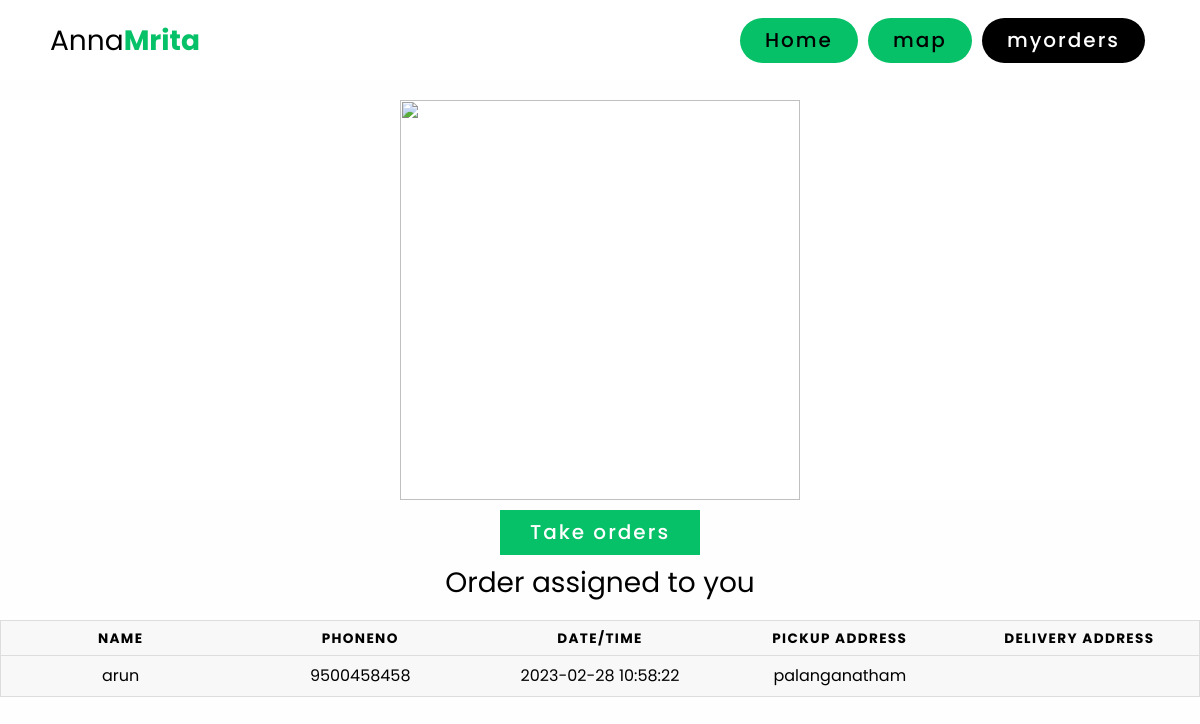
Screenshot of /delivery/deliverymyord.php (signed in) with the database file from the repository.
### tables this page shows
CREATE TABLE `food_donations` (
  `Fid` int(11) NOT NULL,
  `name` varchar(50) NOT NULL,
  `email` varchar(60) NOT NULL,
  `food` varchar(50) NOT NULL,
  `type` text NOT NULL,
  `category` text NOT NULL,
  `quantity` text NOT NULL,
  `date` datetime DEFAULT current_timestamp(),
  `address` text NOT NULL,
  `location` varchar(50) NOT NULL,
  `phoneno` varchar(25) NOT NULL,
  `assigned_to` int(11) DEFAULT NULL,
  `delivery_by` int(11) DEFAULT NULL
);

### delivery/deliverymyord.php (the view, shortened to what this page needs)
<?php
 include("connect.php");
$id=$_SESSION['Did'];
?>
<!DOCTYPE html>
<html lang="en">
<head>
    <link rel="stylesheet" href="delivery.css">
    <link rel="stylesheet" href="../home.css">
</head>
<body>
<header>
        <div class="logo">Anna<b style="color: #06C167;">Mrita</b></div>
        <nav class="nav-bar">
            <ul>
                <li><a href="delivery.php" >Home</a></li>
                <li><a href="openmap.php" >map</a></li>
                <li><a href="deliverymyord.php"  class="active">myorders</a></li>
            </ul>
        </nav>
    </header>
    <br>
        <div class="itm" >
            <img src="../img/delivery.gif" alt="" width="400" height="400">
        </div>
        <div class="get">
            <?php
$sql = "SELECT fd.Fid AS Fid, fd.name,fd.phoneno,fd.date,fd.delivery_by, fd.address as From_address,
ad.name AS delivery_person_name, ad.address AS To_address
FROM food_donations fd
LEFT JOIN admin ad ON fd.assigned_to = ad.Aid where delivery_by='$id';
";
$result=mysqli_query($connection, $sql);
$data = array();
while ($row = mysqli_fetch_assoc($result)) {
    $data[] = $row;
}
?>
<div class="log">
<a href="delivery.php">Take orders</a>
<p>Order assigned to you</p>
<br>
</div>
<div class="table-container">
         <div class="table-wrapper">
        <table class="table">
        <thead>
        <tr>
            <th >Name</th>
            <th>phoneno</th>
            <th>date/time</th>
            <th>Pickup address</th>
            <th>Delivery address</th>
        </tr>
        </thead>
       <tbody>
        <?php foreach ($data as $row) { ?>
        <?php    echo "<tr><td data-label=\"name\">".$row['name']."</td><td data-label=\"phoneno\">".$row['phoneno']."</td><td data-label=\"date\">".$row['date']."</td><td data-label=\"Pickup Address\">".$row['From_address']."</td><td data-label=\"Delivery Address\">".$row['To_address']."</td>";
?>
        </tr>
        <?php } ?>
    </tbody>
</table>
            </div>
   <br>
   <br>
</body>
</html>

### delivery/delivery.css (style rules this page uses)
table { border: 1px solid #ccc; border-collapse: collapse; margin: 0; padding: 0; width: 100%; table-layout: fixed; }
table tr { background-color: #f8f8f8; border: 1px solid #ddd; padding: .35em; }
table th, table td { padding: .625em; text-align: center; }
table th { font-size: .85em; letter-spacing: .1em; text-transform: uppercase; }
body { font-family: "Open Sans", sans-serif; line-height: 1.25; }
.log { margin: auto; display:grid; align-items: center; }
a { display: inline-block; font-size: 20px; background:#06C167; padding: 10px 30px; text-decoration: none; font-weight: 500; margin:10px auto 10px auto; color: #fff; letter-spacing: 2px; transition: 0.2s; }

### Template/home.css (style rules this page uses)
:root { --navcolor:white; --navfont:black; --green:#06C167; --box-shadow:0 .5rem 1rem rgba(0,0,0.1) }
* { margin: 0; padding: 0; list-style: none; text-decoration: none; box-sizing: border-box; font-family: 'Poppins', sans-serif; }
body { background-color: #fefefe; }
header { width: 100%; height: 80px; background-color: var(--navcolor); display: flex; justify-content: space-between; align-items: center; padding: 0 100px; }
.logo { font-size: 28px; color:var(--navfont); }
.nav-bar ul { display: flex; }
.nav-bar ul li a { display: block; color: var(--navfont); font-size: 20px ; padding:10px 25px; border-radius: 50px; transition: 0.2s; margin: 0 5px; }
.nav-bar ul li a.active { color:var(--navcolor); background-color: var(--navfont); }
@media only screen and (max-width:1320px) { header { padding:0 50px; } }

### delivery/deliverymyord.php (style rules this page uses)
.itm { background-color: white; display: grid; }
.itm img { width: 400px; height: 400px; margin-left: auto; margin-right: auto; }
p { text-align: center; font-size: 28PX;color: black; }

### rows the page displays
food_donations: name "arun", phoneno "9500458458", date "2023-02-28 10:58:22", address "palanganatham"
